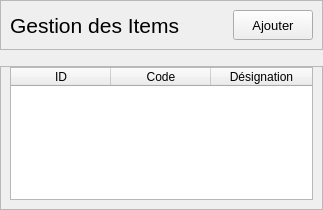
<?xml version="1.0" encoding="UTF-8"?>
<ui version="4.0">
 <class>Form</class>
 <widget class="QWidget" name="Form">
  <property name="geometry">
   <rect>
    <x>0</x>
    <y>0</y>
    <width>323</width>
    <height>210</height>
   </rect>
  </property>
  <property name="windowTitle">
   <string>Form</string>
  </property>
  <property name="styleSheet">
   <string notr="true"/>
  </property>
  <layout class="QGridLayout" name="gridLayout_2">
   <property name="leftMargin">
    <number>0</number>
   </property>
   <property name="topMargin">
    <number>0</number>
   </property>
   <property name="rightMargin">
    <number>0</number>
   </property>
   <property name="bottomMargin">
    <number>0</number>
   </property>
   <item row="2" column="0">
    <widget class="QFrame" name="frame_2">
     <property name="cursor">
      <cursorShape>PointingHandCursor</cursorShape>
     </property>
     <property name="frameShape">
      <enum>QFrame::StyledPanel</enum>
     </property>
     <property name="frameShadow">
      <enum>QFrame::Raised</enum>
     </property>
     <layout class="QGridLayout" name="gridLayout">
      <property name="topMargin">
       <number>0</number>
      </property>
      <item row="0" column="0">
       <widget class="QTableWidget" name="tableWidget">
        <property name="editTriggers">
         <set>QAbstractItemView::NoEditTriggers</set>
        </property>
        <attribute name="horizontalHeaderStretchLastSection">
         <bool>true</bool>
        </attribute>
        <attribute name="verticalHeaderMinimumSectionSize">
         <number>40</number>
        </attribute>
        <column>
         <property name="text">
          <string>ID</string>
         </property>
        </column>
        <column>
         <property name="text">
          <string>Code</string>
         </property>
        </column>
        <column>
         <property name="text">
          <string>Désignation</string>
         </property>
        </column>
       </widget>
      </item>
     </layout>
    </widget>
   </item>
   <item row="0" column="0">
    <widget class="QFrame" name="frame">
     <property name="styleSheet">
      <string notr="true">
QPushButton{
	background-color:#fff;
	border:1px solid rgba(0,0,0,0.4);
	outline:none;
	border-radius:3px;
	outline:none;
}
QPushButton::hover{
	border-color: rgba(0,81,255,0.3);
	outline:2px solid  rgba(0,81,255,0.3);
	/*color: #fff;*/
}
;
</string>
     </property>
     <property name="frameShape">
      <enum>QFrame::StyledPanel</enum>
     </property>
     <property name="frameShadow">
      <enum>QFrame::Raised</enum>
     </property>
     <layout class="QHBoxLayout" name="horizontalLayout">
      <item>
       <widget class="QLabel" name="label">
        <property name="font">
         <font>
          <pointsize>16</pointsize>
         </font>
        </property>
        <property name="text">
         <string>Gestion des Items</string>
        </property>
       </widget>
      </item>
      <item>
       <spacer name="horizontalSpacer">
        <property name="orientation">
         <enum>Qt::Horizontal</enum>
        </property>
        <property name="sizeHint" stdset="0">
         <size>
          <width>478</width>
          <height>20</height>
         </size>
        </property>
       </spacer>
      </item>
      <item>
       <widget class="QPushButton" name="ajouter_pushButton">
        <property name="minimumSize">
         <size>
          <width>80</width>
          <height>30</height>
         </size>
        </property>
        <property name="font">
         <font>
          <pointsize>10</pointsize>
          <weight>50</weight>
          <bold>false</bold>
         </font>
        </property>
        <property name="cursor">
         <cursorShape>PointingHandCursor</cursorShape>
        </property>
        <property name="text">
         <string>Ajouter</string>
        </property>
       </widget>
      </item>
     </layout>
    </widget>
   </item>
   <item row="1" column="0">
    <spacer name="verticalSpacer">
     <property name="orientation">
      <enum>Qt::Vertical</enum>
     </property>
     <property name="sizeType">
      <enum>QSizePolicy::Fixed</enum>
     </property>
     <property name="sizeHint" stdset="0">
      <size>
       <width>20</width>
       <height>10</height>
      </size>
     </property>
    </spacer>
   </item>
  </layout>
 </widget>
 <resources/>
 <connections/>
</ui>
